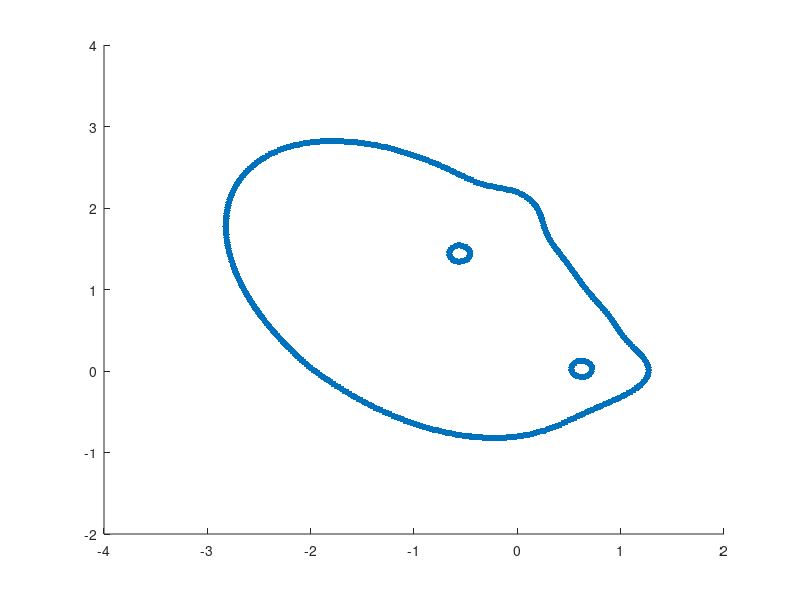

Here is the MATLAB script that generated this plot: (Note: this script raises an error after producing the figure.)
function distmesh_Mueller_FEM()
close all
fsz = 16;
%% the displayed domain:
XMIN = -1.5; XMAX = 1;
YMIN = -0.5; YMAX = 2;
%% the computational domain
bbxmin = -4; bbxmax = 2;
bbymin = -2; bbymax = 4;
bbox = [bbxmin,bbymin;bbxmax,bbymax];
res = 100;
xv = linspace(bbxmin,bbxmax,res); yv = linspace(bbymin,bbymax,res);
[xx,yy] = meshgrid(xv,yv);
v = reshape(mueller([xx(:),yy(:)]),res,res);
% figure;
% hold on
% h = contour(xv,yv,v,[-200 : 25 : 1600]);
% h1 = contour(xv,yv,v,[1600,1600],'r','LineWidth',4);
% h2 = contour(xv,yv,v,[-100,-100],'r','LineWidth',4);
% grid
% set(gca,'Fontsize',20);
% colorbar
% xlabel('x','Fontsize',20);
% ylabel('y','Fontsize',20);
%%
figure;
hold on;
% get boundary points
a = [-0.558;1.441]; % center of A
b = [0.623;0.028]; % center of B
r = 0.1;
Vbdry = 100;
t = linspace(0,2*pi,20)';
t(end) = [];
pA = [a(1)+r*cos(t),a(2)+r*sin(t)];
pB = [b(1)+r*cos(t),b(2)+r*sin(t)];
VA = max(mueller(pA));
VB = max(mueller(pB));
Vthreshold = 0.5*(Vbdry + max(VA,VB));
hV = contour(xx,yy,v,[Vbdry,Vbdry]);
hV(:,1) = [];
hV = hV';
h = r*(t(2)-t(1));
hV = reparametrization(hV,h);
bdry = [pA;pB;hV];
plot(bdry(:,1),bdry(:,2),'.','Markersize',15);
drawnow;



fd = @(p)ddiff(mueller(p)-Vbdry,dunion(dcircle(p,a(1),a(2),r),dcircle(p,b(1),b(2),r)));
[pts,tr] = distmesh2d(fd,@huniform,h,bbox,bdry);

%% choose number of mesh refinements
nrefine = 1;
for i = 1 : nrefine 
    [pts,tr] = refine(pts,tr);
end
%% smooth mesh
[pts,tr] = smoothmesh(pts,tr);
triplot(tr,pts(:,1),pts(:,2),'color','r');
%% Start processing mesh
%% extract boundary nodes and boundary edges
% Find boundary nodes
edges = [tr(:,1),tr(:,2);tr(:,2),tr(:,3);tr(:,1),tr(:,3)];
e0 = edges;
edges = sort(edges,2);
[~,isort2] = sort(edges(:,2),'ascend');
edges = edges(isort2,:);
[~,isort1] = sort(edges(:,1),'ascend');
edges = edges(isort1,:);
Nedges = length(edges);
fprintf('N edges = %i, N points = %i\n',length(edges),length(pts));
% boundary edges are encountered only once as they belong to only one
% triangle
[uedges,ishrink,~] = unique(edges,'rows');
Nis = length(ishrink);
fprintf('N ishrink = %i\n',Nis);
gap = circshift(ishrink,[-1,0]) - ishrink;
if ishrink(end) == Nedges
    gap(end) = 1;
else
    gap(end) = [];
end    
i1 = find(gap == 1);
n1 = length(i1);
i2 = find(gap == 2);
n2 = length(i2);
fprintf('n1 = %i, n2 = %i\n',n1,n2);
ie1 = ishrink(i1);
bedges = edges(ie1,:);
Nbe = size(bedges,1);
ind = (1 : Nedges)';
ie2 = ind;
ie2(ie1) = [];
Nie = length(ie2);
fprintf('Nbe = %i, Nie = %i\n',Nbe,Nie);
figure; hold on
for i = 1 : Nbe
    j = bedges(i,:);
    plot([pts(j(1),1),pts(j(2),1)],[pts(j(1),2),pts(j(2),2)],'Linewidth',2);
end
bb = [bedges(:,1);bedges(:,2)];
ibnodes = unique(bb); % indices of boundary nodes
Nib = length(ibnodes);
bnodes = pts(ibnodes,:); % boundary nodes
plot(bnodes(:,1),bnodes(:,2),'.','Markersize',10);
drawnow;
Nbdry = size(bnodes,1);
% To use Tarjan's algorithm, we need the vertices to be indexed from 1 to
% Nverts
Npts = size(pts,1);
map = zeros(Npts,1);
map(ibnodes) = (1 : Nib)';
E = [map(bedges(:,1)),map(bedges(:,2));map(bedges(:,2)),map(bedges(:,1))];
% Tarjan's algorithm
NSCC = Tarjan([1 : Nib]',E);
col = parula(NSCC + 1);
for i = 1 : NSCC
    fname = sprintf('SCC%d',i);
    SCC = load(fname);
    ind = SCC.SCC;
    plot(pts(ibnodes(ind),1),pts(ibnodes(ind),2),'.','Markersize',10,'color',col(i,:));
    drawnow;
    fprintf('Boundary: SCC %d: %i nodes\n',i,length(ind));
end
daspect([1,1,1])
set(gca,'Fontsize',20);
triplot(tr,pts(:,1),pts(:,2));
% %% find neighbors
% Ned = length(uedges);
% nneib = zeros(Npts,1);
% nei = zeros(Npts);
% for j = 1 : Ned
%     v = uedges(j,1);
%     w = uedges(j,2);
%     nneib(v) = nneib(v) + 1;
%     nneib(w) = nneib(w) + 1;
%     nei(v,nneib(v)) = w;
%     nei(w,nneib(w)) = v;
% end
% maxnneib = max(nneib);
%% find boundary nodes for dirichlet0, dirichlet1, and neumann boundaries
for i = 1 : NSCC
    fname = sprintf('SCC%d',i);
    SCC = load(fname);
    ind = SCC.SCC;

    iinit = ibnodes(ind);
    vrts_init = pts(iinit,:);
    
    % check if this connected component corresponds to the outer boundary    
    if min(mueller(vrts_init)) > Vthreshold
        neumann = iinit;
    else % this is a Dirichlet boundary
        if max(abs(vrts_init(:,1)-a(1))<r & abs(vrts_init(:,2)-a(2))<r)
            dirichlet0 = iinit;
        else
            dirichlet1 = iinit;
        end
    end
end
figure;
hold on
triplot(tr,pts(:,1),pts(:,2),'color','k');
Nbe = length(bedges);
for j = 1 : Nbe
    plot([pts(bedges(j,1),1),pts(bedges(j,2),1)],[pts(bedges(j,1),2),pts(bedges(j,2),2)],'Linewidth',2);
end
daspect([1,1,1])
%% end processing mesh
% call FEM
[u,u1,A1,b1] = FEM2d(pts,tr,neumann',[dirichlet0',dirichlet1'],dirichlet1');

committor = full(u);
% graphic representation
figure(3)
clf;
trisurf(tr,pts(:,1),pts(:,2),full(u),'facecolor','interp')
view(2)
colorbar

figure(4)
clf;
trisurf(tr,pts(:,1),pts(:,2),full(u),'facecolor','interp')
view(2)
colorbar
axis([XMIN,XMAX,YMIN,YMAX]);
set(gca,'Fontsize',16);
daspect([1,1,1]);
save('DistmeshMueller.mat','pts','tr','committor');
end

%% FEM2d
function [u,u1,A1,b1] = FEM2d(coordinates,elements3,neumann,dirichlet,dirichlet1)
FreeNodes=setdiff(1:size(coordinates,1),dirichlet);
A = sparse(size(coordinates,1),size(coordinates,1));
b = sparse(size(coordinates,1),1);

% Assembly
for j = 1:size(elements3,1)
  A(elements3(j,:),elements3(j,:)) = A(elements3(j,:),elements3(j,:)) ...
      + stima3(coordinates(elements3(j,:),:)) * ...
      exp(-0.1*mypot(sum(coordinates(elements3(j,:),:),1)/3));
end

% Volume Forces
for j = 1:size(elements3,1)
  b(elements3(j,:)) = 0;  
end

% Neumann conditions
for j = 1 : size(neumann,1)
  b(neumann(j,:))=b(neumann(j,:)) + norm(coordinates(neumann(j,1),:)- ...
      coordinates(neumann(j,2),:)) * myg(sum(coordinates(neumann(j,:),:))/2)/2;
end

% Dirichlet conditions 
u = sparse(size(coordinates,1),1);
u(dirichlet1) = 1;
b = b - A * u;

% Computation of the solution
u(FreeNodes) = A(FreeNodes,FreeNodes) \ b(FreeNodes);

A1 = A(FreeNodes,FreeNodes);
b1 = b(FreeNodes);
u1 = u(FreeNodes);
end


%%
function M = stima3(vertices)
d = size(vertices,2);
G = [ones(1,d+1);vertices'] \ [zeros(1,d);eye(d)];
M = det([ones(1,d+1);vertices']) * G * G' / prod(1:d);
end

%%
function Vrm = mypot(x)
gamma=9;
k=5;
V = mueller(x);
Vrm = V; % + gamma*sin(2*k*pi*x(:,1)).*sin(2*k*pi*x(:,2));
end

%%
function V = mueller(x)
a = [-1,-1,-6.5,0.7];
b = [0,0,11,0.6];
c = [-10,-10,-6.5,0.7];
D = [-200,-100,-170,15];
X = [1,0,-0.5,-1];
Y = [0,0.5,1.5,1];
[t,~]=size(x);
V=zeros(t,1);
for i = 1 : 4
    Vnew = D(i)*exp(a(i)*(x(:,1)-X(i)).^2+b(i)*(x(:,1)-X(i)).*(x(:,2)-Y(i))+...
        c(i)*(x(:,2)-Y(i)).^2);
    V=V+Vnew;
end
        
end

%%
function Stress = myg(x)
Stress = zeros(size(x,1),1);
end
%%
function path = reparametrization(path,h)
    %reparametrization
    dp = path - circshift(path,[1,0]);
    dp(1,:) = 0;
    dl = sqrt(sum(dp.^2,2));
    lp = cumsum(dl);
    len = lp(end);
    lp = lp/len; % normalize
    npath = round(len/h);
    g1 = linspace(0,1,npath)';
    path = interp1(lp,path,g1);
end